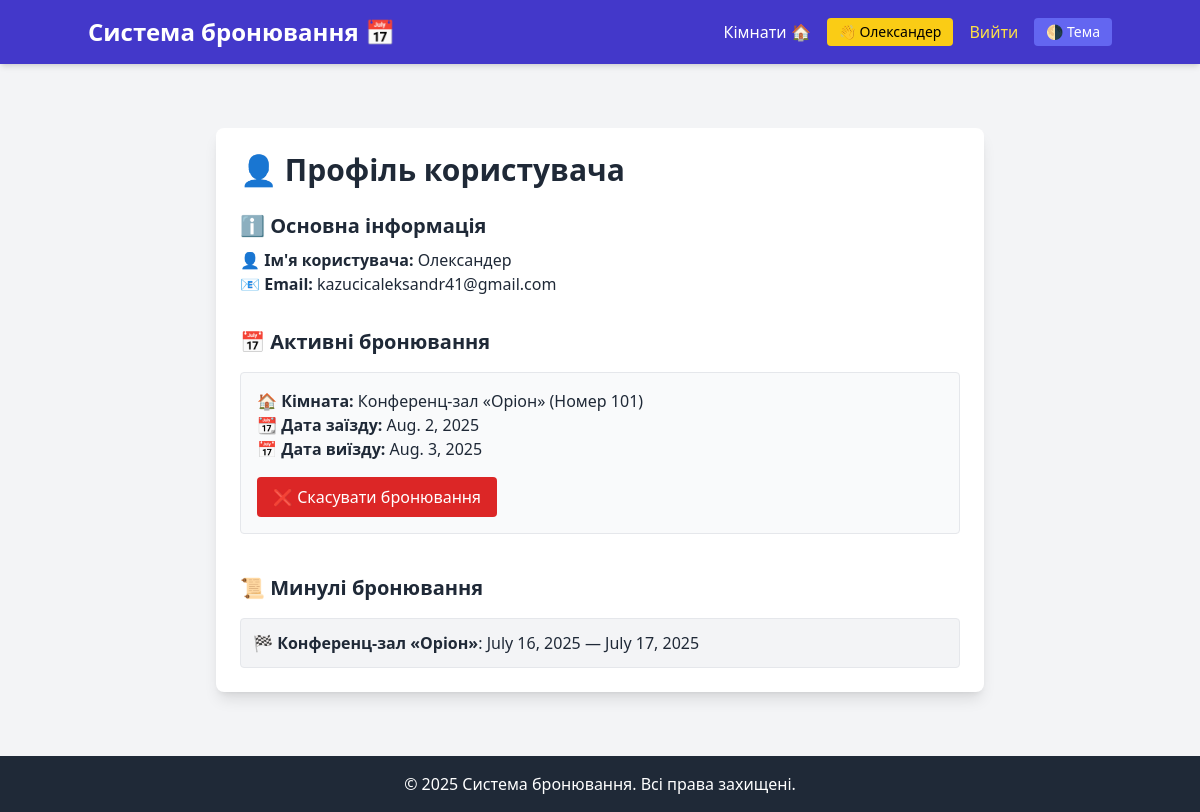
Screenshot of /profile/ (signed in) with the database file from the repository.
### booking/models.py (models this page shows, shortened)
class Booking(models.Model):
    user = models.ForeignKey(User, related_name='bookings', on_delete=models.CASCADE)
    location = models.ForeignKey(Location, related_name='bookings', on_delete=models.CASCADE)
    start_date = models.DateField()
    end_date = models.DateField()
    created_at = models.DateTimeField(auto_now_add=True)
    updated_at = models.DateTimeField(auto_now=True)
    is_confirmed = models.BooleanField(default=False)

class Location(models.Model):
    number = models.CharField(max_length=10 , default='N/A')  # номер локації
    title = models.CharField(max_length=100,unique=True)
    capacity = models.PositiveIntegerField()
    price = models.DecimalField(max_digits=6, decimal_places=2)
    description = models.TextField()
    created_at = models.DateTimeField(auto_now_add=True)
    is_active = models.BooleanField(default=True)
    image = models.ImageField(upload_to='room_images/', blank=True, null=True)
    class Meta:
        verbose_name = _('Location')
        verbose_name_plural = _('Locations')
        ordering = ['title']

### booking/views.py (the view)
# urls.py: path('profile/', views.profile, name='profile'),
@login_required
def profile(request):
    user = request.user
    active_bookings = user.bookings.filter(end_date__gte=date.today()).select_related('location')
    past_bookings = user.bookings.filter(end_date__lt=date.today()).select_related('location')
    context = {
        'user': user,
        'active_bookings': active_bookings,
        'past_bookings': past_bookings,
    }
    return render(request, 'profile.html', context)

### templates/profile.html (shortened to what this page needs)
{% extends "base.html" %}
{% block content %}
<div class="max-w-3xl mx-auto mt-10 p-6 bg-white shadow-lg rounded-lg">
  <h1 class="text-3xl font-bold mb-6">👤 Профіль користувача</h1>
  <section class="mb-8">
    <h2 class="text-xl font-semibold mb-2">ℹ️ Основна інформація</h2>
    <p>👤 <strong>Ім'я користувача:</strong> {{ user.username }}</p>
    <p>📧 <strong>Email:</strong> {{ user.email }}</p>
  </section>
  <section>
    <h2 class="text-xl font-semibold mb-4">📅 Активні бронювання</h2>
    {% if active_bookings %}
      <ul class="space-y-4">
        {% for booking in active_bookings %}
          <li class="border p-4 rounded hover:shadow-md transition relative bg-gray-50">
            <p>🏠 <strong>Кімната:</strong> {{ booking.location.title }} (Номер {{ booking.location.number }})</p>
            <p>📆 <strong>Дата заїзду:</strong> {{ booking.start_date }}</p>
            <p>📅 <strong>Дата виїзду:</strong> {{ booking.end_date }}</p>
            <form action="{% url 'cancel_booking' booking.pk %}" method="post" class="mt-4">
              <button type="submit" class="bg-red-600 text-white px-4 py-2 rounded hover:bg-red-700">
                ❌ Скасувати бронювання
              </button>
            </form>
          </li>
        {% endfor %}
      </ul>
    {% else %}
      <p>😔 Немає активних бронювань.</p>
    {% endif %}
  </section>
  <section class="mt-10">
    <h2 class="text-xl font-semibold mb-4">📜 Минулі бронювання</h2>
    {% if past_bookings %}
      <ul class="space-y-3">
        {% for booking in past_bookings %}
          <li class="border p-3 rounded bg-gray-100">
            🏁 <strong>{{ booking.location.title }}</strong>: {{ booking.start_date }} — {{ booking.end_date }}
          </li>
        {% endfor %}
      </ul>
    {% else %}
      <p>ℹ️ У вас ще не було минулих бронювань.</p>
    {% endif %}
  </section>
</div>
{% endblock %}

### templates/base.html (shortened to what this page needs)
<!DOCTYPE html>
<html lang="uk" class="">
<head>
    <script src="https://cdn.tailwindcss.com"></script>
</head>
<body class="bg-gray-100 text-gray-800 dark:bg-gray-900 dark:text-gray-100 transition-colors duration-300">
    <header class="bg-indigo-700 text-white p-4 shadow-md dark:bg-indigo-900">
        <div class="container mx-auto flex justify-between items-center">
            <h1 class="text-2xl font-bold">Система бронювання 📅</h1>
            <nav class="space-x-4 flex items-center">
                <a href="{% url 'room_list' %}" class="hover:underline">Кімнати 🏠</a>
                {% if user.is_authenticated %}
                    <a href="{% url 'profile' %}"
                       class="text-sm bg-yellow-400 text-black px-3 py-1 rounded hover:bg-yellow-500 transition inline-block">
                        👋 {{ user.username }}
                    </a>
                    <form action="{% url 'logout' %}" method="post" class="inline ml-4">
                        <button type="submit" class="text-yellow-300 hover:text-yellow-400">Вийти</button>
                    </form>
                {% else %}
                    <a href="{% url 'login' %}" class="hover:underline text-green-200">Увійти 🔐</a>
                    <a href="{% url 'register' %}" class="hover:underline text-yellow-200">Реєстрація ✍️</a>
                {% endif %}
                <button id="toggle-theme"
                        class="ml-4 px-3 py-1 text-sm bg-indigo-500 text-white rounded hover:bg-indigo-600 transition">
                    🌗 Тема
                </button>
            </nav>
        </div>
    </header>
    <main class="container mx-auto p-6">
        {% block content %}
        {% endblock %}
    </main>
    <footer class="bg-gray-800 text-white text-center p-4 mt-10 dark:bg-gray-900">
        &copy; 2025 Система бронювання. Всі права захищені.
    </footer>
</body>
</html>

### rows the page displays
Booking: location "Конференц-зал «Оріон»", location.number "101", start_date "Aug. 2, 2025", end_date "Aug. 3, 2025"
Booking: location "Конференц-зал «Оріон»", start_date "July 16, 2025", end_date "July 17, 2025"

### other values shown
{{ user.username }} "Олександер"
{{ user.email }} "kazucicaleksandr41@gmail.com"
